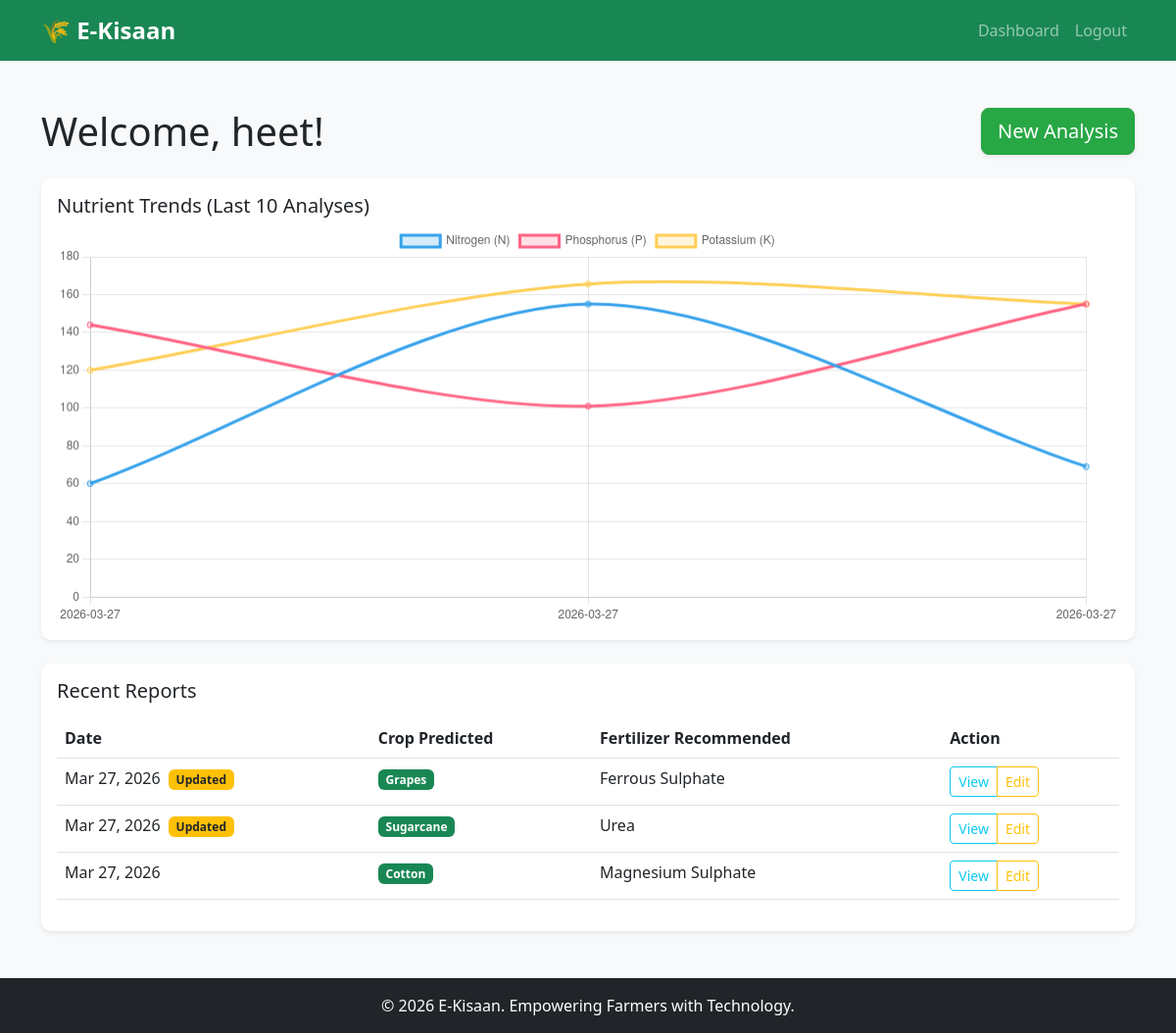
The app's page / (signed in) with its own data.
### analysis/models.py (models this page shows, shortened)
class SoilReport(models.Model):
    user = models.ForeignKey(User, on_delete=models.CASCADE)
    soil_color = models.CharField(max_length=50) # e.g., Black, Red
    nitrogen = models.FloatField()
    phosphorus = models.FloatField()
    potassium = models.FloatField()
    ph = models.FloatField()
    rainfall = models.FloatField()
    temperature = models.FloatField()
    predicted_crop = models.CharField(max_length=100)
    predicted_fertilizer = models.CharField(max_length=100, blank=True, null=True)
    city = models.CharField(max_length=100, blank=True, null=True)
    is_edited = models.BooleanField(default=False)
    created_at = models.DateTimeField(auto_now_add=True)

### accounts/views.py (the view)
# urls.py: path('', dashboard_view, name='dashboard'),
@login_required(login_url='login')
def dashboard_view(request):
    from analysis.models import SoilReport
    import json
    reports = SoilReport.objects.filter(user=request.user).order_by('-created_at')[:10]
    chart_reports = reversed(reports)
    dates = []
    n_levels = []
    p_levels = []
    k_levels = []
    for report in chart_reports:
        dates.append(report.created_at.strftime('%Y-%m-%d'))
        n_levels.append(report.nitrogen)
        p_levels.append(report.phosphorus)
        k_levels.append(report.potassium)
    context = {
        'reports': reports, # For the table/list
        'dates': dates,
        'n_levels': n_levels,
        'p_levels': p_levels,
        'k_levels': k_levels,
    }
    return render(request, 'analysis/dashboard.html', context)

### templates/analysis/dashboard.html (shortened to what this page needs)
{% extends 'base.html' %}
{% block content %}
<div class="row">
    <div class="col-12">
        <div class="d-flex justify-content-between align-items-center mb-4">
            <h1 class="mb-0">Welcome, {{ user.username }}!</h1>
            <a href="{% url 'analysis' %}" class="btn btn-success btn-lg shadow-sm">
                 New Analysis
            </a>
        </div>
        <div class="card shadow-sm mb-4">
            <div class="card-body">
                <h5 class="card-title">Nutrient Trends (Last 10 Analyses)</h5>
                <canvas id="nutrientChart" width="400" height="150"></canvas>
            </div>
        </div>
        <div class="card shadow-sm">
            <div class="card-body">
                <h5 class="card-title mb-3">Recent Reports</h5>
                {% if reports %}
                <div class="table-responsive">
                    <table class="table table-hover">
                        <thead>
                            <tr>
                                <th>Date</th>
                                <th>Crop Predicted</th>
                                <th>Fertilizer Recommended</th>
                                <th>Action</th>
                            </tr>
                        </thead>
                        <tbody>
                            {% for report in reports %}
                            <tr>
                                <td>
                                    {{ report.created_at|date:"M d, Y" }}
                                    {% if report.is_edited %}
                                    <span class="badge bg-warning text-dark ms-1">Updated</span>
                                    {% endif %}
                                </td>
                                <td><span class="badge bg-success">{{ report.predicted_crop }}</span></td>
                                <td>{{ report.predicted_fertilizer|default:"-" }}</td>
                                <td>
                                    <div class="btn-group" role="group">
                                        <a href="{% url 'report_detail' report.id %}" class="btn btn-sm btn-outline-info">View</a>
                                        <a href="{% url 'edit_report' report.id %}" class="btn btn-sm btn-outline-warning">Edit</a>
                                    </div>
                                </td>
                            </tr>
                            {% endfor %}
                        </tbody>
                    </table>
                </div>
                {% else %}
                <p class="text-muted">No analyses yet. Start by clicking "New Analysis".</p>
                {% endif %}
            </div>
        </div>
    </div>
</div>
<script>
    const dates = JSON.parse(document.getElementById('dates-data').textContent);
    const nLevels = JSON.parse(document.getElementById('n-levels-data').textContent);
    const pLevels = JSON.parse(document.getElementById('p-levels-data').textContent);
    const kLevels = JSON.parse(document.getElementById('k-levels-data').textContent);
    const ctx = document.getElementById('nutrientChart').getContext('2d');
    const nutrientChart = new Chart(ctx, {
        type: 'line',
        data: {
            labels: dates,
            datasets: [
                {
                    label: 'Nitrogen (N)',
                    data: nLevels,
                    borderColor: 'rgba(54, 162, 235, 1)',
                    backgroundColor: 'rgba(54, 162, 235, 0.2)',
                    tension: 0.3
                },
                {
                    label: 'Phosphorus (P)',
                    data: pLevels,
                    borderColor: 'rgba(255, 99, 132, 1)',
                    backgroundColor: 'rgba(255, 99, 132, 0.2)',
                    tension: 0.3
                },
                {
                    label: 'Potassium (K)',
                    data: kLevels,
                    borderColor: 'rgba(255, 206, 86, 1)',
                    backgroundColor: 'rgba(255, 206, 86, 0.2)',
                    tension: 0.3
                }
            ]
        },
        options: {
            responsive: true,
            scales: {
                y: {
                    beginAtZero: true
                }
            }
        }
    });
</script>
{% endblock %}

### templates/base.html (shortened to what this page needs)
<!DOCTYPE html>
<html lang="en">
<head>
    <link href="https://cdn.jsdelivr.net/npm/bootstrap@5.3.0/dist/css/bootstrap.min.css" rel="stylesheet">
    {% load static %}
    <link rel="stylesheet" href="{% static 'css/style.css' %}">
</head>
<body class="d-flex flex-column min-vh-100">
    <nav class="navbar navbar-expand-lg navbar-dark bg-success">
        <div class="container">
            <a class="navbar-brand fw-bold" href="{% url 'dashboard' %}">🌾 E-Kisaan</a>
            <div class="collapse navbar-collapse" id="navbarNav">
                <ul class="navbar-nav ms-auto">
                    {% if user.is_authenticated %}
                        <li class="nav-item"><a class="nav-link" href="{% url 'dashboard' %}">Dashboard</a></li>
                        <li class="nav-item"><a class="nav-link" href="{% url 'logout' %}">Logout</a></li>
                    {% else %}
                        <li class="nav-item"><a class="nav-link" href="{% url 'login' %}">Login</a></li>
                        <li class="nav-item"><a class="nav-link" href="{% url 'register' %}">Register</a></li>
                    {% endif %}
                </ul>
            </div>
        </div>
    </nav>
    <main class="container my-5">
        {% block content %}{% endblock %}
    </main>
    <footer class="bg-dark text-white text-center py-3 mt-auto">
        <p class="mb-0">&copy; 2026 E-Kisaan. Empowering Farmers with Technology.</p>
    </footer>
    {% load static %}
</body>
</html>

### static/css/style.css (style rules this page uses)
:root { --primary-green: #28a745; --dark-green: #1e7e34; --light-bg: #f8f9fa; }
body { font-family: 'Segoe UI', Tahoma, Geneva, Verdana, sans-serif; background-color: var(--light-bg); }
.navbar-brand { font-size: 1.5rem; }
.card { border: none; border-radius: 10px; }
.btn-success { background-color: var(--primary-green); border-color: var(--primary-green); }
footer { margin-top: auto; }

### records on screen
SoilReport: created_at "Mar 27, 2026", is_edited "Updated", predicted_crop "Grapes", predicted_fertilizer "Ferrous Sulphate"
SoilReport: created_at "Mar 27, 2026", is_edited "Updated", predicted_crop "Sugarcane", predicted_fertilizer "Urea"
SoilReport: created_at "Mar 27, 2026", predicted_crop "Cotton", predicted_fertilizer "Magnesium Sulphate"

### other values on screen
{{ user.username }} "heet"
